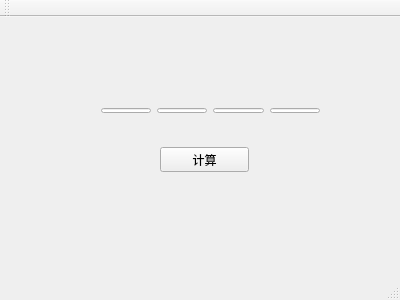
<?xml version="1.0" encoding="UTF-8"?>
<ui version="4.0">
 <class>MainWindow</class>
 <widget class="QMainWindow" name="MainWindow">
  <property name="geometry">
   <rect>
    <x>0</x>
    <y>0</y>
    <width>400</width>
    <height>300</height>
   </rect>
  </property>
  <property name="windowTitle">
   <string>MainWindow</string>
  </property>
  <widget class="QWidget" name="centralWidget">
   <widget class="QPushButton" name="calculate">
    <property name="geometry">
     <rect>
      <x>160</x>
      <y>130</y>
      <width>89</width>
      <height>25</height>
     </rect>
    </property>
    <property name="text">
     <string>计算</string>
    </property>
   </widget>
   <widget class="QWidget" name="">
    <property name="geometry">
     <rect>
      <x>90</x>
      <y>80</y>
      <width>241</width>
      <height>27</height>
     </rect>
    </property>
    <layout class="QHBoxLayout" name="horizontalLayout">
     <item>
      <widget class="QLineEdit" name="param1"/>
     </item>
     <item>
      <widget class="QLineEdit" name="symbol"/>
     </item>
     <item>
      <widget class="QLineEdit" name="param2"/>
     </item>
     <item>
      <widget class="QLineEdit" name="result"/>
     </item>
    </layout>
   </widget>
   <zorder>calculate</zorder>
   <zorder>param1</zorder>
   <zorder>param2</zorder>
   <zorder>symbol</zorder>
   <zorder>result</zorder>
   <zorder>result</zorder>
   <zorder>param1</zorder>
   <zorder>symbol</zorder>
   <zorder>param2</zorder>
  </widget>
  <widget class="QMenuBar" name="menuBar">
   <property name="geometry">
    <rect>
     <x>0</x>
     <y>0</y>
     <width>400</width>
     <height>22</height>
    </rect>
   </property>
  </widget>
  <widget class="QToolBar" name="mainToolBar">
   <attribute name="toolBarArea">
    <enum>TopToolBarArea</enum>
   </attribute>
   <attribute name="toolBarBreak">
    <bool>false</bool>
   </attribute>
  </widget>
  <widget class="QStatusBar" name="statusBar"/>
 </widget>
 <layoutdefault spacing="6" margin="11"/>
 <resources/>
 <connections/>
</ui>
